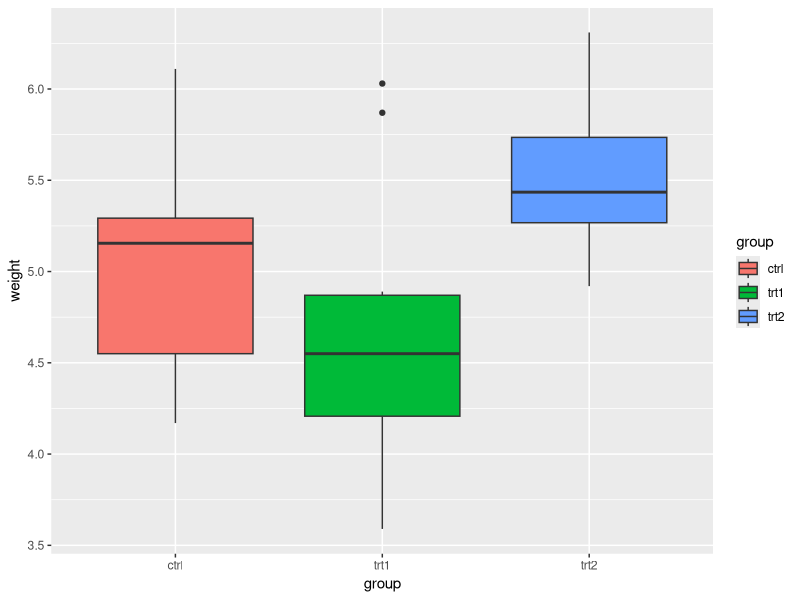
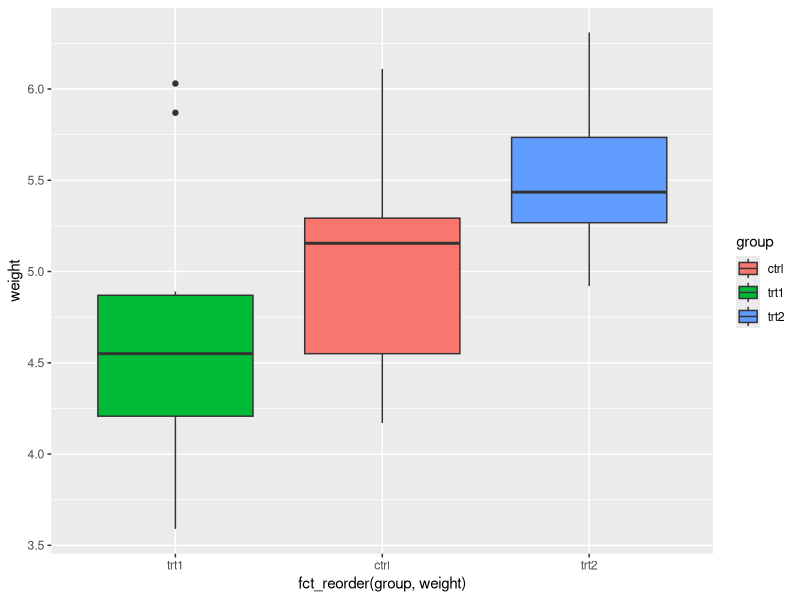

Here is the R script that generated these plots, in order:
## ---- chunk 1
#| echo: true
library (tidyverse)
## ---- chunk 2
gss_cat
## ---- chunk 3
diamonds  
## ---- chunk 4
starwars
## ---- chunk 5
PlantGrowth
## ---- chunk 6
f <- factor(c("a", "c", "b", "a"), levels = c("a", "b", "c"))
f
## ---- chunk 7
f <- factor(c("a", "c", "b", "a"))
f
## ---- chunk 8
vetor <- c("a", "b", "c", "a")
as_factor(vetor)
## ---- chunk 9
# para retornar os níveis:
levels(f)

# Para definir os níveis:
levels (f) <- c("x", "y", "z")
f
levels (f) <- c("a", "b", "c")
f
## ---- chunk 10

f_meses <- factor(c("Jan", "Fev", "Mar", "Abr"))
f_meses
## ---- chunk 11
meses <- c("Jan", "Fev", "Mar", "Abr")
levels (f_meses) <- meses
f_meses
## ---- chunk 12
fct_count(f)
## ---- chunk 13
fct_match(f, "a")
## ---- chunk 14
fct_unique(f)
## ---- chunk 15
f1 <- factor(c("a", "b", "c"))
f2 <- factor(c("b", "a"))
## ---- chunk 16
f1
f2
## ---- chunk 17
fct_c(f1,f2)
## ---- chunk 18
list(f1, f2)
## ---- chunk 19
fct_unify(list(f2, f1))
## ---- chunk 20
fct_relevel(f, c("b", "c", "a"))
## ---- chunk 21
df <- tibble::tribble(
  ~color,     ~a, ~b,
  "blue",      1,  2,
  "green",     6,  2,
  "purple",    3,  3,
  "red",       2,  3,
  "yellow",    5,  1
)

df$color <- factor(df$color)
df
## ---- chunk 22
df$color
## ---- chunk 23
fct_reorder(df$color, df$a)
## ---- chunk 24
#| layout-ncol: 2

#Sem ftc_reorder
PlantGrowth |> ggplot(aes(group ,weight, fill = group)) + 
  geom_boxplot()

#Com fct_reorder
PlantGrowth |> ggplot(aes(fct_reorder(group, weight) , weight, fill = group)) + 
  geom_boxplot()
